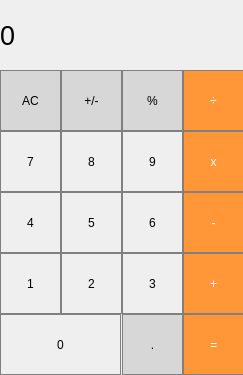
<?xml version="1.0" encoding="UTF-8"?>
<ui version="4.0">
 <class>MainWindow</class>
 <widget class="QMainWindow" name="MainWindow">
  <property name="geometry">
   <rect>
    <x>0</x>
    <y>0</y>
    <width>243</width>
    <height>375</height>
   </rect>
  </property>
  <property name="windowTitle">
   <string>MainWindow</string>
  </property>
  <widget class="QWidget" name="centralwidget">
   <widget class="QLabel" name="label_result">
    <property name="geometry">
     <rect>
      <x>0</x>
      <y>0</y>
      <width>231</width>
      <height>71</height>
     </rect>
    </property>
    <property name="font">
     <font>
      <pointsize>20</pointsize>
     </font>
    </property>
    <property name="styleSheet">
     <string notr="true">QLabel {
  qproperty-alignment: 'AlignVCenter | AlignRight';
  border: 1px solid gray;
}

background-color : white;</string>
    </property>
    <property name="text">
     <string>0</string>
    </property>
   </widget>
   <widget class="QPushButton" name="pushButton_AC">
    <property name="geometry">
     <rect>
      <x>0</x>
      <y>70</y>
      <width>61</width>
      <height>61</height>
     </rect>
    </property>
    <property name="styleSheet">
     <string notr="true">QPushButton {
  background-color: rgb(215, 215, 215);
  border: 1px solid gray;
}
QPushButton:pressed {
    background-color: qlineargradient(x1: 0, y1: 0, x2: 0, y2: 1,
                                      stop: 0 #BEBEBE, stop: 1 #D7D7D7);
}
</string>
    </property>
    <property name="text">
     <string>AC</string>
    </property>
   </widget>
   <widget class="QPushButton" name="pushButton_plusminus">
    <property name="geometry">
     <rect>
      <x>61</x>
      <y>70</y>
      <width>61</width>
      <height>61</height>
     </rect>
    </property>
    <property name="styleSheet">
     <string notr="true">QPushButton {
  background-color: rgb(215, 215, 215);
  border: 1px solid gray;
}
QPushButton:pressed {
    background-color: qlineargradient(x1: 0, y1: 0, x2: 0, y2: 1,
                                      stop: 0 #BEBEBE, stop: 1 #D7D7D7);
}
</string>
    </property>
    <property name="text">
     <string>+/-</string>
    </property>
   </widget>
   <widget class="QPushButton" name="pushButton_percent">
    <property name="geometry">
     <rect>
      <x>122</x>
      <y>70</y>
      <width>61</width>
      <height>61</height>
     </rect>
    </property>
    <property name="styleSheet">
     <string notr="true">QPushButton {
  background-color: rgb(215, 215, 215);
  border: 1px solid gray;
}
QPushButton:pressed {
    background-color: qlineargradient(x1: 0, y1: 0, x2: 0, y2: 1,
                                      stop: 0 #BEBEBE, stop: 1 #D7D7D7);
}
</string>
    </property>
    <property name="text">
     <string>%</string>
    </property>
   </widget>
   <widget class="QPushButton" name="pushButton_divide">
    <property name="geometry">
     <rect>
      <x>183</x>
      <y>70</y>
      <width>61</width>
      <height>61</height>
     </rect>
    </property>
    <property name="styleSheet">
     <string notr="true">QPushButton {
  background-color: rgb(255, 151, 57);
  color: white; 
  border: 1px solid gray;
}

QPushButton:pressed {
    background-color: qlineargradient(x1: 0, y1: 0, x2: 0, y2: 1,
                                      stop: 0 #FF7832, stop: 1 #FF9739);
}</string>
    </property>
    <property name="text">
     <string>÷</string>
    </property>
   </widget>
   <widget class="QPushButton" name="pushButton_mult">
    <property name="geometry">
     <rect>
      <x>183</x>
      <y>131</y>
      <width>61</width>
      <height>61</height>
     </rect>
    </property>
    <property name="styleSheet">
     <string notr="true">QPushButton {
  background-color: rgb(255, 151, 57);
  color: white; 
  border: 1px solid gray;
}

QPushButton:pressed {
    background-color: qlineargradient(x1: 0, y1: 0, x2: 0, y2: 1,
                                      stop: 0 #FF7832, stop: 1 #FF9739);
}</string>
    </property>
    <property name="text">
     <string>x</string>
    </property>
   </widget>
   <widget class="QPushButton" name="pushButton_9">
    <property name="geometry">
     <rect>
      <x>122</x>
      <y>131</y>
      <width>61</width>
      <height>61</height>
     </rect>
    </property>
    <property name="styleSheet">
     <string notr="true">QPushButton {
   border: 1px solid gray;
}
QPushButton:pressed {
    background-color: qlineargradient(x1: 0, y1: 0, x2: 0, y2: 1,
                                      stop: 0 #dadbde, stop: 1 #f6f7fa);
}
</string>
    </property>
    <property name="text">
     <string>9</string>
    </property>
   </widget>
   <widget class="QPushButton" name="pushButton_8">
    <property name="geometry">
     <rect>
      <x>61</x>
      <y>131</y>
      <width>61</width>
      <height>61</height>
     </rect>
    </property>
    <property name="styleSheet">
     <string notr="true">QPushButton {
   border: 1px solid gray;
}
QPushButton:pressed {
    background-color: qlineargradient(x1: 0, y1: 0, x2: 0, y2: 1,
                                      stop: 0 #dadbde, stop: 1 #f6f7fa);
}
</string>
    </property>
    <property name="text">
     <string>8</string>
    </property>
   </widget>
   <widget class="QPushButton" name="pushButton_7">
    <property name="geometry">
     <rect>
      <x>0</x>
      <y>131</y>
      <width>61</width>
      <height>61</height>
     </rect>
    </property>
    <property name="styleSheet">
     <string notr="true">QPushButton {
   border: 1px solid gray;
}
QPushButton:pressed {
    background-color: qlineargradient(x1: 0, y1: 0, x2: 0, y2: 1,
                                      stop: 0 #dadbde, stop: 1 #f6f7fa);
}
</string>
    </property>
    <property name="text">
     <string>7</string>
    </property>
   </widget>
   <widget class="QPushButton" name="pushButton_2">
    <property name="geometry">
     <rect>
      <x>61</x>
      <y>253</y>
      <width>61</width>
      <height>61</height>
     </rect>
    </property>
    <property name="styleSheet">
     <string notr="true">QPushButton {
   border: 1px solid gray;
}
QPushButton:pressed {
    background-color: qlineargradient(x1: 0, y1: 0, x2: 0, y2: 1,
                                      stop: 0 #dadbde, stop: 1 #f6f7fa);
}
</string>
    </property>
    <property name="text">
     <string>2</string>
    </property>
   </widget>
   <widget class="QPushButton" name="pushButton_plus">
    <property name="geometry">
     <rect>
      <x>183</x>
      <y>253</y>
      <width>61</width>
      <height>61</height>
     </rect>
    </property>
    <property name="styleSheet">
     <string notr="true">QPushButton {
  background-color: rgb(255, 151, 57);
  color: white; 
  border: 1px solid gray;
}

QPushButton:pressed {
    background-color: qlineargradient(x1: 0, y1: 0, x2: 0, y2: 1,
                                      stop: 0 #FF7832, stop: 1 #FF9739);
}</string>
    </property>
    <property name="text">
     <string>+</string>
    </property>
   </widget>
   <widget class="QPushButton" name="pushButton_6">
    <property name="geometry">
     <rect>
      <x>122</x>
      <y>192</y>
      <width>61</width>
      <height>61</height>
     </rect>
    </property>
    <property name="styleSheet">
     <string notr="true">QPushButton {
   border: 1px solid gray;
}
QPushButton:pressed {
    background-color: qlineargradient(x1: 0, y1: 0, x2: 0, y2: 1,
                                      stop: 0 #dadbde, stop: 1 #f6f7fa);
}
</string>
    </property>
    <property name="text">
     <string>6</string>
    </property>
   </widget>
   <widget class="QPushButton" name="pushButton_5">
    <property name="geometry">
     <rect>
      <x>61</x>
      <y>192</y>
      <width>61</width>
      <height>61</height>
     </rect>
    </property>
    <property name="styleSheet">
     <string notr="true">QPushButton {
   border: 1px solid gray;
}
QPushButton:pressed {
    background-color: qlineargradient(x1: 0, y1: 0, x2: 0, y2: 1,
                                      stop: 0 #dadbde, stop: 1 #f6f7fa);
}
</string>
    </property>
    <property name="text">
     <string>5</string>
    </property>
   </widget>
   <widget class="QPushButton" name="pushButton_minus">
    <property name="geometry">
     <rect>
      <x>183</x>
      <y>192</y>
      <width>61</width>
      <height>61</height>
     </rect>
    </property>
    <property name="styleSheet">
     <string notr="true">QPushButton {
  background-color: rgb(255, 151, 57);
  color: white; 
  border: 1px solid gray;
}

QPushButton:pressed {
    background-color: qlineargradient(x1: 0, y1: 0, x2: 0, y2: 1,
                                      stop: 0 #FF7832, stop: 1 #FF9739);
}</string>
    </property>
    <property name="text">
     <string>-</string>
    </property>
   </widget>
   <widget class="QPushButton" name="pushButton_1">
    <property name="geometry">
     <rect>
      <x>0</x>
      <y>253</y>
      <width>61</width>
      <height>61</height>
     </rect>
    </property>
    <property name="styleSheet">
     <string notr="true">QPushButton {
   border: 1px solid gray;
}
QPushButton:pressed {
    background-color: qlineargradient(x1: 0, y1: 0, x2: 0, y2: 1,
                                      stop: 0 #dadbde, stop: 1 #f6f7fa);
}
</string>
    </property>
    <property name="text">
     <string>1</string>
    </property>
   </widget>
   <widget class="QPushButton" name="pushButton_3">
    <property name="geometry">
     <rect>
      <x>122</x>
      <y>253</y>
      <width>61</width>
      <height>61</height>
     </rect>
    </property>
    <property name="styleSheet">
     <string notr="true">QPushButton {
   border: 1px solid gray;
}
QPushButton:pressed {
    background-color: qlineargradient(x1: 0, y1: 0, x2: 0, y2: 1,
                                      stop: 0 #dadbde, stop: 1 #f6f7fa);
}
</string>
    </property>
    <property name="text">
     <string>3</string>
    </property>
   </widget>
   <widget class="QPushButton" name="pushButton_4">
    <property name="geometry">
     <rect>
      <x>0</x>
      <y>192</y>
      <width>61</width>
      <height>61</height>
     </rect>
    </property>
    <property name="styleSheet">
     <string notr="true">QPushButton {
   border: 1px solid gray;
}
QPushButton:pressed {
    background-color: qlineargradient(x1: 0, y1: 0, x2: 0, y2: 1,
                                      stop: 0 #dadbde, stop: 1 #f6f7fa);
}
</string>
    </property>
    <property name="text">
     <string>4</string>
    </property>
   </widget>
   <widget class="QPushButton" name="pushButton_dot">
    <property name="geometry">
     <rect>
      <x>122</x>
      <y>314</y>
      <width>61</width>
      <height>61</height>
     </rect>
    </property>
    <property name="styleSheet">
     <string notr="true">QPushButton {
  background-color: rgb(215, 215, 215);
  border: 1px solid gray;
}
QPushButton:pressed {
    background-color: qlineargradient(x1: 0, y1: 0, x2: 0, y2: 1,
                                      stop: 0 #BEBEBE, stop: 1 #D7D7D7);
}
</string>
    </property>
    <property name="text">
     <string>.</string>
    </property>
   </widget>
   <widget class="QPushButton" name="pushButton_equals">
    <property name="geometry">
     <rect>
      <x>183</x>
      <y>314</y>
      <width>61</width>
      <height>61</height>
     </rect>
    </property>
    <property name="styleSheet">
     <string notr="true">QPushButton {
  background-color: rgb(255, 151, 57);
  color: white; 
  border: 1px solid gray;
}

QPushButton:pressed {
    background-color: qlineargradient(x1: 0, y1: 0, x2: 0, y2: 1,
                                      stop: 0 #FF7832, stop: 1 #FF9739);
}</string>
    </property>
    <property name="text">
     <string>=</string>
    </property>
   </widget>
   <widget class="QPushButton" name="pushButton_0">
    <property name="geometry">
     <rect>
      <x>0</x>
      <y>314</y>
      <width>121</width>
      <height>61</height>
     </rect>
    </property>
    <property name="styleSheet">
     <string notr="true">QPushButton {
   border: 1px solid gray;
}
QPushButton:pressed {
    background-color: qlineargradient(x1: 0, y1: 0, x2: 0, y2: 1,
                                      stop: 0 #dadbde, stop: 1 #f6f7fa);
}
</string>
    </property>
    <property name="text">
     <string>0</string>
    </property>
   </widget>
  </widget>
 </widget>
 <resources/>
 <connections/>
</ui>
